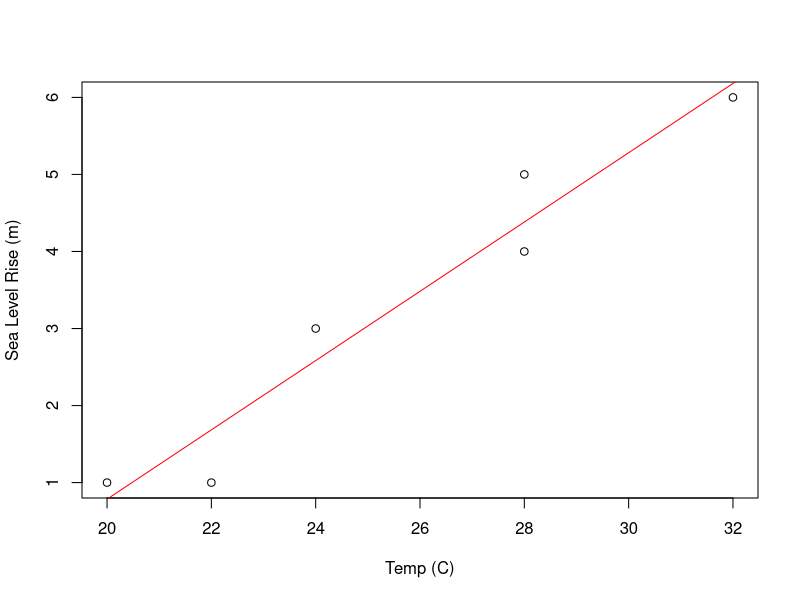

Recreate this plot in R.
##climate change impacts!
#here is some data

impacts<- c(1,1,3,4,5,6)
temp<- c(20,22, 24,28, 28, 32)

sea_data<-data.frame(impacts, temp)
colnames(sea_data)<- c("sea_rise", "ave_temp")

model<-lm(sea_rise~ ave_temp, data=sea_data)
plot(sea_data$ave_temp, sea_data$sea_rise, ylab = "Sea Level Rise (m)", xlab="Temp (C)")
abline(model, col="red")

